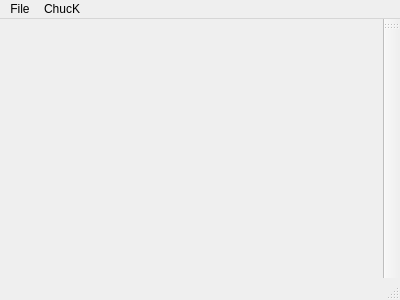
<?xml version="1.0" encoding="UTF-8"?>
<ui version="4.0">
 <class>MainWindow</class>
 <widget class="QMainWindow" name="MainWindow">
  <property name="geometry">
   <rect>
    <x>0</x>
    <y>0</y>
    <width>400</width>
    <height>300</height>
   </rect>
  </property>
  <property name="windowTitle">
   <string>unaudicle</string>
  </property>
  <property name="unifiedTitleAndToolBarOnMac">
   <bool>false</bool>
  </property>
  <widget class="QWidget" name="centralWidget"/>
  <widget class="QMenuBar" name="menuBar">
   <property name="geometry">
    <rect>
     <x>0</x>
     <y>0</y>
     <width>400</width>
     <height>21</height>
    </rect>
   </property>
   <widget class="QMenu" name="menuFile">
    <property name="title">
     <string>File</string>
    </property>
    <addaction name="actionNew"/>
    <addaction name="actionOpen"/>
    <addaction name="actionSave"/>
   </widget>
   <widget class="QMenu" name="menuChucK">
    <property name="title">
     <string>ChucK</string>
    </property>
    <addaction name="actionAdd_Shred"/>
   </widget>
   <addaction name="menuFile"/>
   <addaction name="menuChucK"/>
  </widget>
  <widget class="QToolBar" name="mainToolBar">
   <property name="layoutDirection">
    <enum>Qt::LeftToRight</enum>
   </property>
   <property name="allowedAreas">
    <set>Qt::AllToolBarAreas</set>
   </property>
   <attribute name="toolBarArea">
    <enum>RightToolBarArea</enum>
   </attribute>
   <attribute name="toolBarBreak">
    <bool>false</bool>
   </attribute>
  </widget>
  <widget class="QStatusBar" name="statusBar"/>
  <action name="actionOpen">
   <property name="text">
    <string>Open</string>
   </property>
   <property name="shortcut">
    <string>Ctrl+O</string>
   </property>
  </action>
  <action name="actionAdd_Shred">
   <property name="text">
    <string>Add Shred</string>
   </property>
   <property name="shortcut">
    <string>Alt+S</string>
   </property>
  </action>
  <action name="actionSave">
   <property name="text">
    <string>Save</string>
   </property>
   <property name="shortcut">
    <string>Ctrl+S</string>
   </property>
  </action>
  <action name="actionNew">
   <property name="text">
    <string>New</string>
   </property>
   <property name="shortcut">
    <string>Ctrl+N</string>
   </property>
  </action>
 </widget>
 <layoutdefault spacing="6" margin="11"/>
 <resources/>
 <connections/>
</ui>
